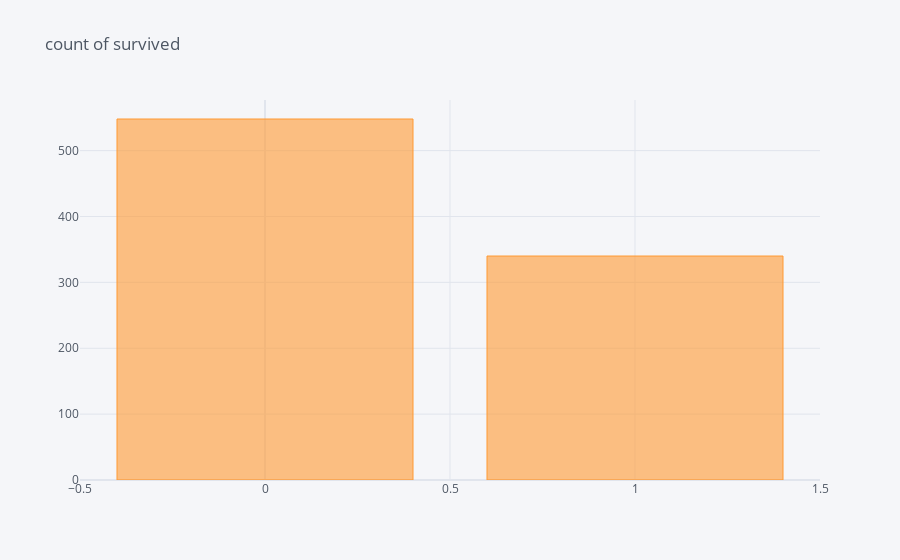

Source (notebook cell):
### Markdown cell above
## Start visualization

### Code cell
# Let's see the count of people survived the crash or not 
count_survived = df['survived'].value_counts()
count_survived.iplot(kind='bar',title='count of survived')

### Figure 1 — Plotly figure (JSON) as saved in the notebook; plotly's stock layout.template omitted (floating-point values rounded to 4 significant figures)
{"data": [{"marker": {"color": "rgba(255, 153, 51, 0.6)", "line": {"color": "rgba(255, 153, 51, 1.0)", "width": 1}}, "name": "survived", "orientation": "v", "text": "", "type": "bar", "x": [0, 1], "y": [548, 340]}], "layout": {"legend": {"bgcolor": "#F5F6F9", "font": {"color": "#4D5663"}}, "paper_bgcolor": "#F5F6F9", "plot_bgcolor": "#F5F6F9", "title": {"font": {"color": "#4D5663"}, "text": "count of survived"}, "xaxis": {"gridcolor": "#E1E5ED", "showgrid": true, "tickfont": {"color": "#4D5663"}, "title": {"font": {"color": "#4D5663"}, "text": ""}, "zerolinecolor": "#E1E5ED"}, "yaxis": {"gridcolor": "#E1E5ED", "showgrid": true, "tickfont": {"color": "#4D5663"}, "title": {"font": {"color": "#4D5663"}, "text": ""}, "zerolinecolor": "#E1E5ED"}}}
